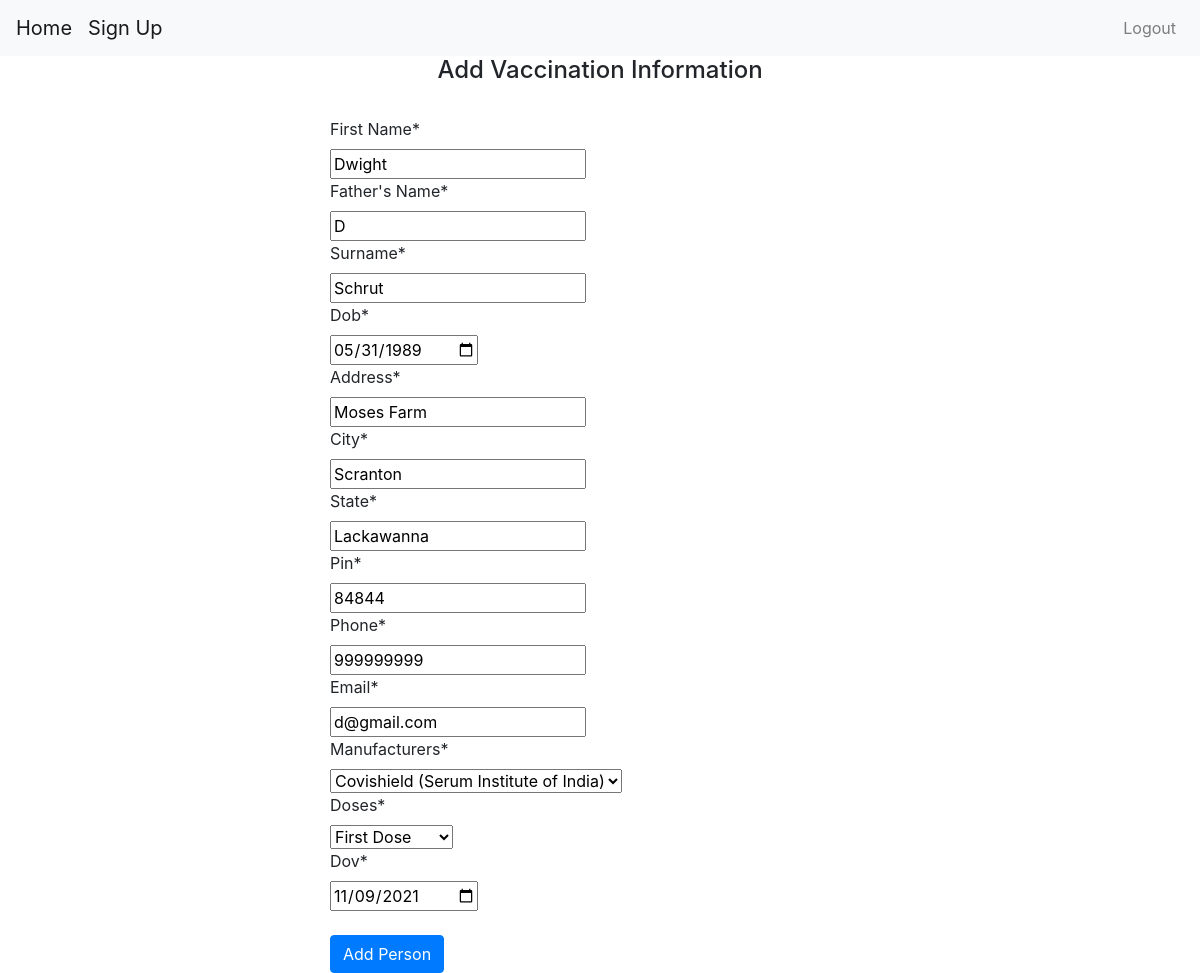
Page /update-details/4/ (signed in) on the earlier database version.
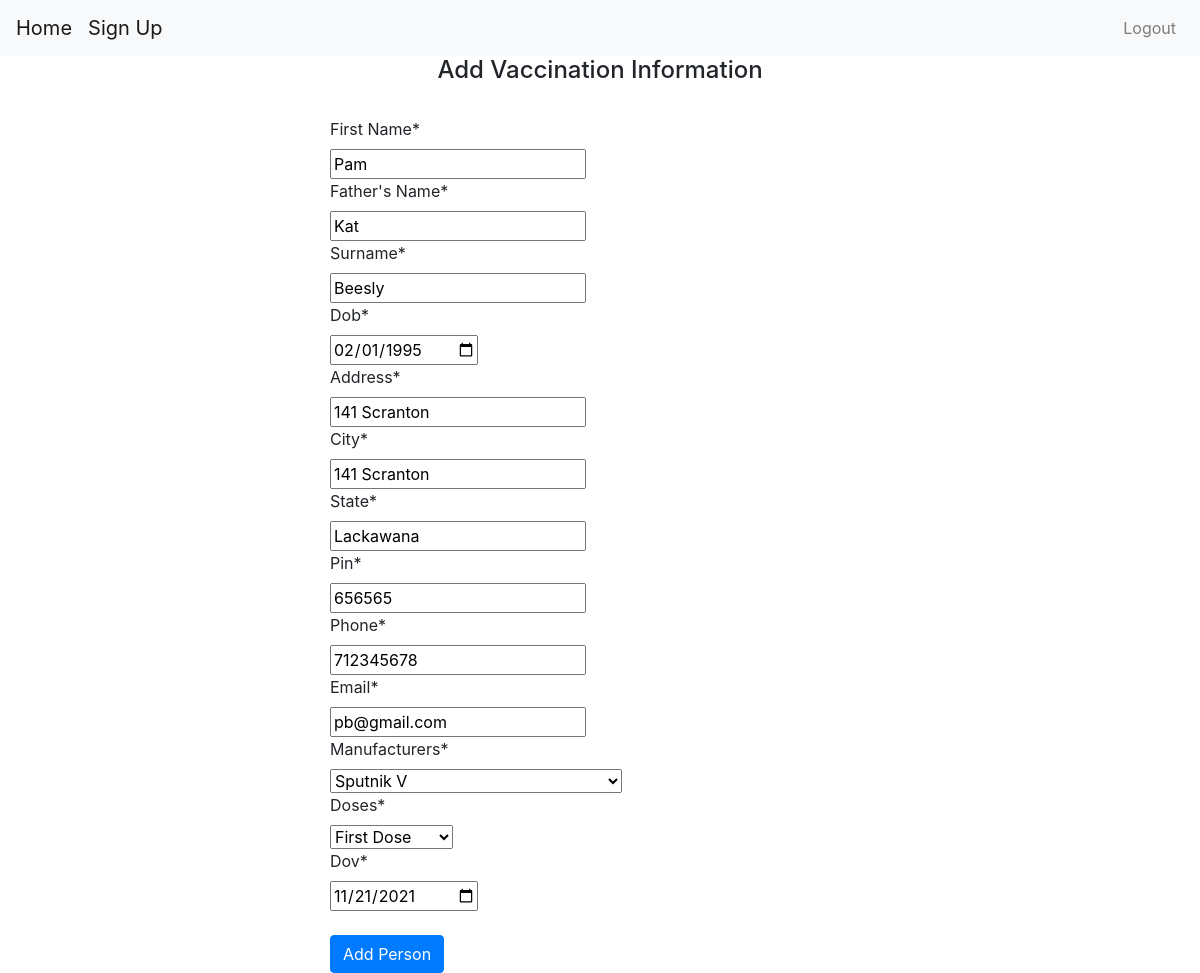
Same page on the later database version.
### portal/models.py (models this page shows, shortened)
class Person(models.Model):
    manufacturers = [
        ('Covaxin', 'Covaxin (Bharat Biotech)'),
        ('Covishield', 'Covishield (Serum Institute of India)'),
        ('Sputnik', 'Sputnik V'),
    ]
    doses = [
        ('1st', 'First Dose'),
        ('2nd', 'Second Dose'),
    ]
    name = models.CharField(max_length=500, verbose_name='First Name')
    fname = models.CharField(max_length=500, verbose_name="Father's Name")
    lname = models.CharField(max_length=500, verbose_name="Surname")
    dob = models.DateField(auto_now_add=False, verbose_name='Date of Birth')
    address = models.CharField(max_length=500)
    city = models.CharField(max_length=50)
    state = models.CharField(max_length=50)
    pin = models.IntegerField()
    phone = models.IntegerField()
    email = models.EmailField(max_length=254)
    manufacturers = models.CharField(max_length=50, choices=manufacturers)
    doses = models.CharField(max_length=50, choices=doses)
    dov = models.DateField(auto_now_add=False, verbose_name='Date of Vaccination')

### portal/views.py (the view)
# urls.py: path('update-details/<str:pk>/', views.update_view, name='update-details'),
def update_view(request, pk):
    context = {}
    obj = get_object_or_404(Person, id=pk)
    form = PersonForm(request.POST or None, instance=obj)
    if form.is_valid():
        form.save()
        messages.success(request, 'Vaccination details of a {} updated successfully.'.format(str(obj)))
        return redirect('dashboard')
    context['person_object'] = form
    return render(request, 'add-vaccine-details.html', context)

### portal/forms.py
class PersonForm(forms.ModelForm):
    dob = fields.DateField(widget=forms.widgets.DateInput(attrs={'type': 'date'}))
    dov = fields.DateField(widget=forms.widgets.DateInput(attrs={'type': 'date'}))
    class Meta:
        model = Person
        fields = '__all__'

### portal/templates/add-vaccine-details.html (shortened to what this page needs)
{% extends 'base.html' %}
{% block content %}
    {% if user.is_authenticated %}
      {% load crispy_forms_tags %}
        <div class="col-lg-12 student">
        <div class="container">
        <div class="row">
        <div class="col-lg-12 text-center">
        <h4>Add Vaccination Information</h4> <br>
        </div>
        <div class="col-lg-6 mx-auto forms">
        <form action="." method="post">
        {{person_object|crispy}}
        <br>
        <button class="btn btn-primary" type="submit">Add Person</button>
        </form>
        </div>
        </div>
        </div>
        </div>
    {% else %}
            <a class="btn btn-primary btn-lg" href="{% url 'login' %}" role="button">Log In</a>
            <p>You are not logged in</p>
            <a href="{% url 'login' %}">Log In</a>
    {% endif %}
{% endblock %}

Differences in the rows shown:
changed Person "First Dose": name "Dwight" → "Pam"; fname "D" → "Kat"; lname "Schrut" → "Beesly"; dob "05/31/1989" → "02/01/1995"; address "Moses Farm" → "141 Scranton"; city "Scranton" → "141 Scranton"; state "Lackawanna" → "Lackawana"; pin "84844" → "656565"; phone "999999999" → "712345678"; email "d@gmail.com" → "pb@gmail.com"; manufacturers "Covishield (Serum Institute of India)" → "Sputnik V"; dov "11/09/2021" → "11/21/2021"
